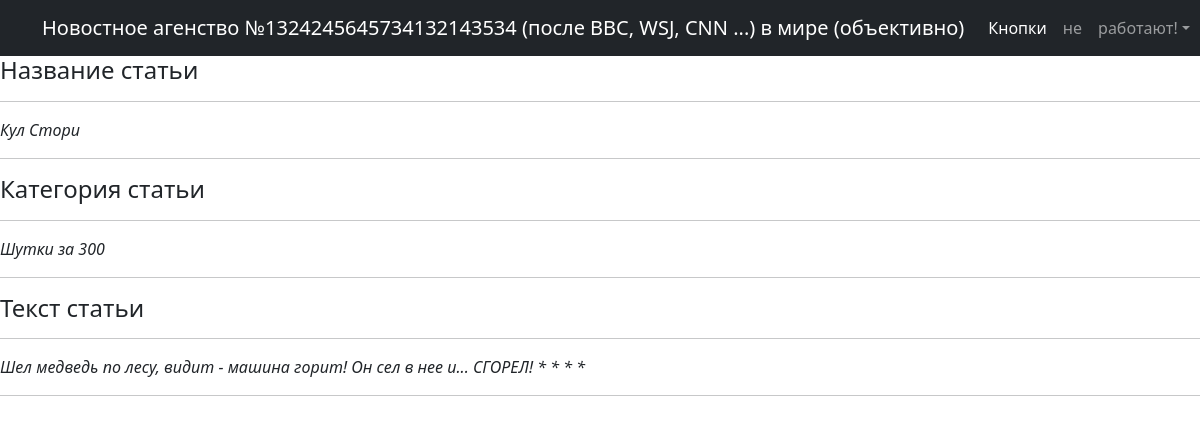
The page /news/2 on the database its author committed.
### table/models.py (models this page shows, shortened)
class Post(models.Model):
    author = models.ForeignKey(Author, on_delete=models.CASCADE)
    title = models.CharField(max_length=32)
    category = models.CharField(max_length=32)
    text = models.TextField(default='Здесь ничего не написано')

### table/views.py (the view)
# urls.py: path('<int:pk>', PostDetail.as_view())
class PostDetail(DetailView):
    model = Post
    template_name = 'event.html'
    context_object_name = 'post'

### table/templatetags/custom_filters.py (called while the page is built)
@register.filter()
def cursed_words(word):
    i = -1
    word_super = word.split(' ')
    for letter in word_super:
        i += 1
        if letter in trashtalk:
            word_super[i:] = trashtalk[f'{letter}']
    return f'{" ".join(word_super)}'

### templates/event.html
{% extends 'flatpages/default.html' %}
{% load custom_filters %}
{% block content %}
<h4>Название статьи</h4>
<hr>
<i> {{ post.title }} </i>
<hr>
<h4>Категория статьи</h4>
<hr>
<i> {{ post.category }} </i>
<hr>
<h4>Текст статьи</h4>
<hr>
<i> {{ post.text | cursed_words }} </i>
<hr>
{% endblock content %}

### rows shown on the page
Post: title "Кул Стори", category "Шутки за 300", text|cursed_words "Шел медведь по лесу, видит - машина горит! Он сел в нее и... СГОРЕЛ! * * * *"
